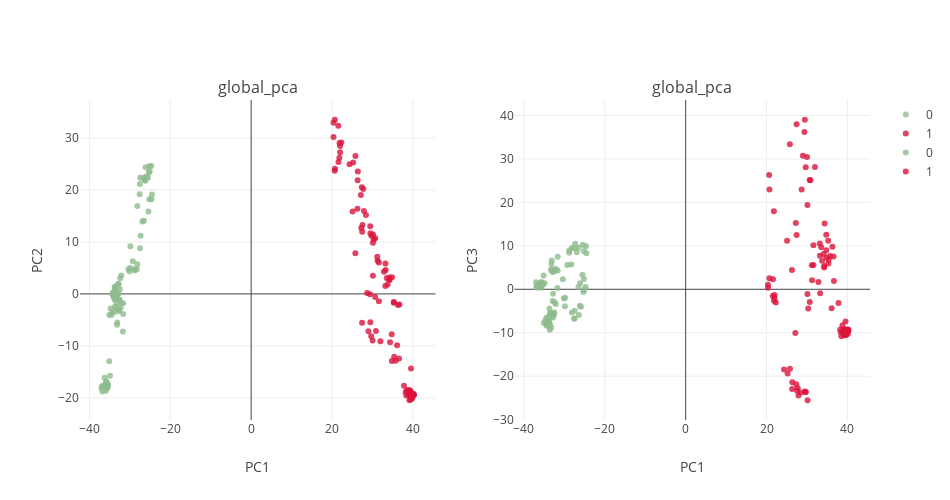

Notebook cell for this chart:
### Code cell
###
plot_global_pca(feats,label_select,PCA_color_ref,title= 'global_pca',height= 500,width= 950)
